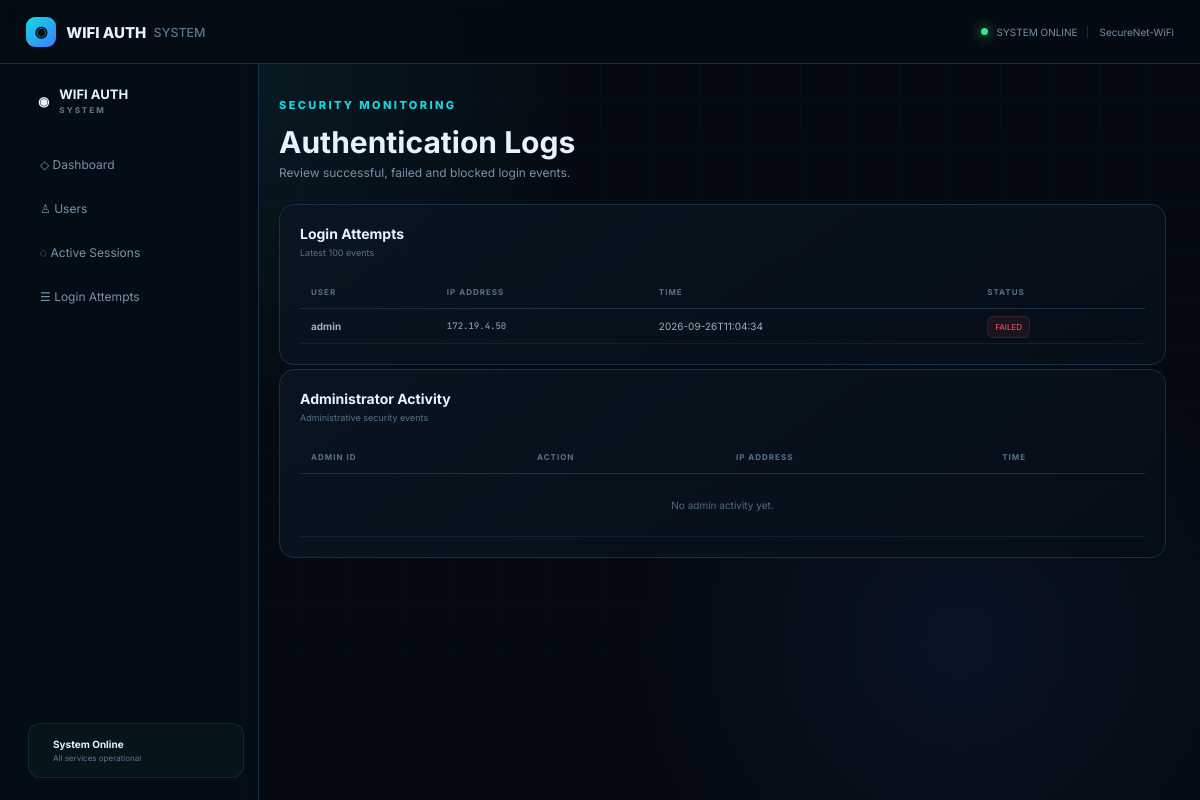
The page /admin/logs (signed in) on the database its author committed.
### tables this page shows
CREATE TABLE login_attempts (
    id INTEGER PRIMARY KEY AUTOINCREMENT,
    username TEXT NOT NULL,
    ip_address TEXT NOT NULL,
    attempt_time TEXT NOT NULL,
    status TEXT NOT NULL
);

### app/routes/admin.py (the view)
@admin_bp.route("/logs")
@admin_required
def logs():
    conn = get_db()
    login_logs = LoginAttempt.recent_log(conn, limit=100)
    admin_logs = AdminLog.recent(conn, limit=100)
    return render_template("admin/logs.html", login_logs=login_logs, admin_logs=admin_logs)

### app/__init__.py (called while the page is built)
def create_app(config_name: str | None = None) -> Flask:
    app = Flask(__name__)
    app.config.from_object(get_config(config_name))
    app.config["PERMANENT_SESSION_LIFETIME"] = timedelta(
        minutes=app.config["PERMANENT_SESSION_LIFETIME_MINUTES"]
    )
    init_extensions(app)
    init_db(app)
    from app.routes.admin import admin_bp
    from app.routes.auth import auth_bp
    from app.routes.portal import portal_bp
    app.register_blueprint(auth_bp)
    app.register_blueprint(portal_bp)
    app.register_blueprint(admin_bp)
    @app.context_processor
    def inject_globals():
        return {"wifi_ssid": app.config["WIFI_SSID"]}
    return app

### app/extensions.py (called while the page is built)
def get_db() -> sqlite3.Connection:
    if "db" not in g:
        g.db = sqlite3.connect(current_app.config["DATABASE_PATH"])
        g.db.row_factory = sqlite3.Row
    return g.db

### app/models/admin_log.py (called while the page is built)
    @staticmethod
    def recent(conn: sqlite3.Connection, limit: int = 100) -> list[sqlite3.Row]:
        return conn.execute(
            "SELECT * FROM admin_logs ORDER BY id DESC LIMIT ?", (limit,)
        ).fetchall()

### app/models/login_attempt.py (called while the page is built)
    @staticmethod
    def recent_log(conn: sqlite3.Connection, limit: int = 100) -> list[sqlite3.Row]:
        return conn.execute(
            "SELECT * FROM login_attempts ORDER BY id DESC LIMIT ?", (limit,)
        ).fetchall()

### app/templates/admin/logs.html (shortened to what this page needs)
{% extends "base.html" %}
{% block body %}<div class="admin-layout"><aside class="sidebar">{% include 'admin/_sidebar.html' %}</aside><main class="admin-main"><header class="admin-header"><div><div class="eyebrow">SECURITY MONITORING</div><h1>Authentication Logs</h1><p>Review successful, failed and blocked login events.</p></div></header><section class="dash-card table-card"><div class="card-head"><div><h2>Login Attempts</h2><p>Latest 100 events</p></div></div><div class="table-wrap"><table><thead><tr><th>User</th><th>IP Address</th><th>Time</th><th>Status</th></tr></thead><tbody>{% for log in login_logs %}<tr><td><strong>{{ log.username }}</strong></td><td class="mono">{{ log.ip_address }}</td><td>{{ log.attempt_time }}</td><td><span class="status-pill {{ 'success-pill' if log.status == 'SUCCESS' else 'danger-pill' }}">{{ log.status }}</span></td></tr>{% else %}<tr><td colspan="4" class="empty-state">No logs available.</td></tr>{% endfor %}</tbody></table></div></section><section class="dash-card table-card"><div class="card-head"><div><h2>Administrator Activity</h2><p>Administrative security events</p></div></div><div class="table-wrap"><table><thead><tr><th>Admin ID</th><th>Action</th><th>IP Address</th><th>Time</th></tr></thead><tbody>{% for log in admin_logs %}<tr><td>#{{ log.admin_id }}</td><td>{{ log.action }}</td><td class="mono">{{ log.ip_address }}</td><td>{{ log.timestamp }}</td></tr>{% else %}<tr><td colspan="4" class="empty-state">No admin activity yet.</td></tr>{% endfor %}</tbody></table></div></section></main></div>{% endblock %}

### app/static/css/style.css (style rules this page uses)
:root { --bg:#050a12;--panel:#0b1420;--panel2:#0e1b29;--line:#173047;--text:#e7f2ff;--muted:#7890a8;--cyan:#16d9e3;--blue:#3c7dff;--green:#37e58c;--purple:#9d6cff;--red:#ff5570;--orange:#ffad5c;--shadow:0 20px 60px rgba(0,0,0,.45) }
* { box-sizing:border-box }
html,body { margin:0;min-height:100%;font-family:Inter,Arial,sans-serif;background:radial-gradient(circle at 20% 10%,rgba(22,217,227,.08),transparent 28%),radial-gradient(circle at 80% 80%,rgba(60,125,255,.08),transparent 28%),var(--bg);color:var(--text) }
body { overflow-x:hidden }
.eyebrow { font-size:11px;letter-spacing:2.4px;color:var(--cyan);font-weight:800;margin-bottom:12px }
.admin-layout { min-height:100vh;display:flex;position:relative;z-index:1;padding-top:64px }
.sidebar { position:fixed;top:64px;bottom:0;width:245px;background:rgba(5,13,22,.94);border-right:1px solid var(--line);padding:22px 14px;display:flex;flex-direction:column }
.admin-main { margin-left:245px;width:calc(100% - 245px);padding:34px 34px 50px;max-width:1500px }
.admin-header { display:flex;justify-content:space-between;gap:20px;align-items:end;margin-bottom:24px }
.admin-header h1 { font-size:30px;margin:0 0 5px }
.admin-header p { margin:0;color:var(--muted);font-size:12px }
.dash-card { border:1px solid var(--line);background:linear-gradient(145deg,rgba(9,21,33,.94),rgba(6,15,24,.94));border-radius:15px;padding:20px;min-width:0 }
.card-head { display:flex;justify-content:space-between;align-items:start;gap:10px;margin-bottom:18px }
.card-head h2 { font-size:14px;margin:0 0 5px }
.card-head p { font-size:9px;color:#597187;margin:0 }
.status-pill,.role-pill { font-size:8px;text-transform:uppercase;padding:5px 7px;border-radius:6px;white-space:nowrap }
.danger-pill { color:var(--red);background:rgba(255,85,112,.08);border:1px solid rgba(255,85,112,.15) }
.table-card { margin-top:4px }
.table-wrap { overflow-x:auto }
.table-wrap table { width:100%;border-collapse:collapse;font-size:10px }
.table-wrap th { color:#587289;text-transform:uppercase;font-size:8px;letter-spacing:1px;text-align:left;padding:11px;border-bottom:1px solid var(--line);white-space:nowrap }
.table-wrap td { padding:11px;border-bottom:1px solid rgba(23,48,71,.55);color:#9cb0c1;white-space:nowrap }
.mono { font-family:'JetBrains Mono',monospace;font-size:9px }
.empty-state { text-align:center;color:#526b81!important;padding:25px!important }

### rows shown on the page
login_attempts: username "admin", ip_address "172.19.4.50", attempt_time "2026-09-26T11:04:34", status "FAILED"

### other values the page prints
{{ wifi_ssid }} "SecureNet-WiFi"
